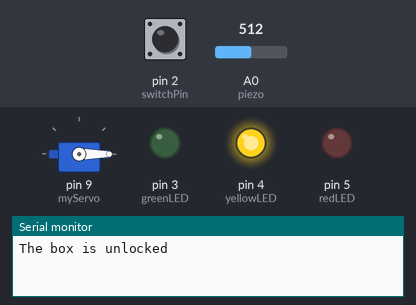
Recording of a sketch running on a simulated Arduino Uno, built with avr-gcc and run on an emulated ATmega328P. Parts: servo, output pins drawn as LEDs (lit = HIGH), the last lines printed to the serial monitor. Inputs (shaded band) come from the test bench; at power-on: pin 2 (switchPin) LOW, A0 (piezo) = 512.

Above: at 1.2 s.
1.3 s: pin 2 (switchPin) pulled HIGH for 0.15 s
At 2.6 s:
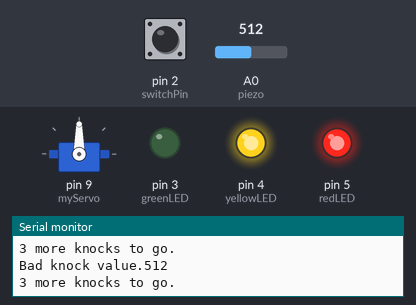
Timing chart, 0 to 4.3 s (numbered marks = the images above; inputs shaded):
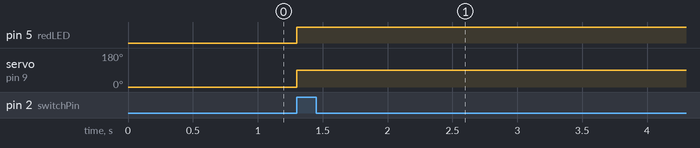

The sketch:

lockscript.ino
```cpp
#include<Servo.h>

Servo myServo;

const int piezo=A0;
const int switchPin=2;
const int greenLED=3;
const int yellowLED=4;
const int redLED=5;

int knockVal;
int switchVal;

const int quietKnock=10;
const int loudKnock=100;

boolean locked=false;
int numberOfKnocks=0;

void setup(){
  myServo.attach(9);
  pinMode(yellowLED,OUTPUT);
  pinMode(redLED,OUTPUT);
  pinMode(greenLED,OUTPUT);
  pinMode(switchPin,INPUT);
  Serial.begin(9600);
  digitalWrite(yellowLED,HIGH);
  myServo.write(0);
  Serial.println("The box is unlocked");
}

void loop(){
  if(locked==false)
  {
    switchVal=digitalRead(switchPin);
    if (switchVal==HIGH)
    {
      locked=true;
      numberOfKnocks=0;
      digitalWrite(yellowLED,HIGH);
      digitalWrite(redLED,HIGH);
      myServo.write(90);
      Serial.println("The box is locked.");
      delay(1000);
    }
  }
  if (locked==true)
  {
    knockVal=analogRead(piezo);
    if (numberOfKnocks<3 && knockVal>0){
      if (checkForKnock(knockVal) == true)
      {
        numberOfKnocks++;
      }
      Serial.print(3-numberOfKnocks);
      Serial.println(" more knocks to go.");
    }
    if (numberOfKnocks>=3)
    {
      locked=false;
      myServo.write(0);
      delay(20);
      digitalWrite(yellowLED,HIGH);
      digitalWrite(redLED,LOW);
      Serial.println("The box is unlocked.");
    }
  }
}

boolean checkForKnock(int value){
  if (value>quietKnock && value< loudKnock)
  {
    digitalWrite(greenLED,HIGH);
    delay(50);
    digitalWrite(greenLED,LOW);
    Serial.print("Valid Knock of value ");
    Serial.println(value);
    return true;
  }
  else
  {
    Serial.print("Bad knock value.");
    Serial.println(value);
    return false;
  }
}
```

Measured:
- after the input at 1.3 s, pin 5 (redLED): LOW → HIGH at once; servo on pin 9 (myServo): 0° → 90° at once
